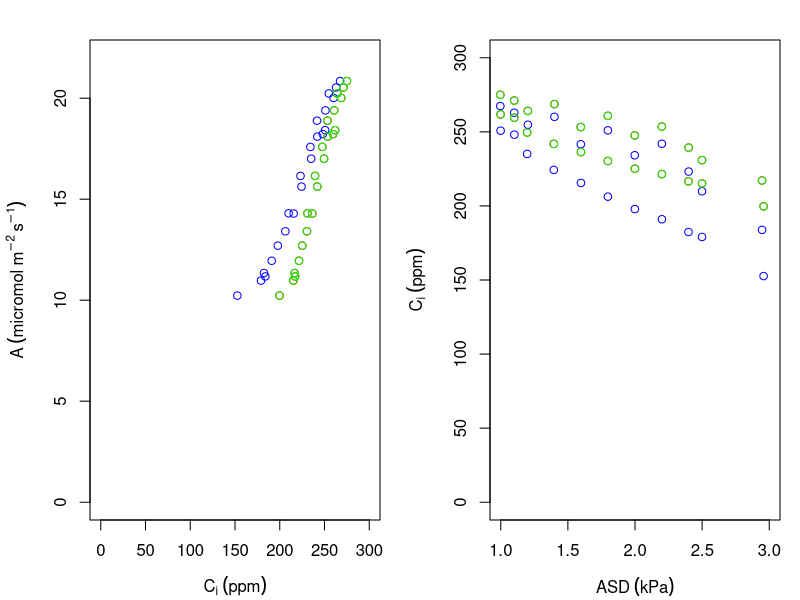

Write the R code that produced this figure.
####################################
### Function to compute the LICOR6800 gasex variables according to the new theory by Marquez et al. 2021
#' Title
#'
#' @param LICOR6800_data Data.frame object corresponding to the excel file raw output from a LICOR6800. Note that the column 'Delta'.Pcham in the excel file is important but is often not correctly imported in R due to the Delta grec symbol. In this data.frame, the column name has to names X.Pcham for the function to work.
#' @param gcw Cuticular conductance in mol m-2 s-1
#' @param Beta Ratio of cuticular conductance to CO2 and cuticular conductance to H20, see 
#' @references Márquez DA, Stuart-Williams H, Farquhar GD. 2021. An improved theory for calculating leaf gas exchange more precisely accounting for small fluxes. Nature Plants.
#' @return Return a list with: 
#' Cs the leaf surface CO2 concentration (ppm)
#' Ci the leaf internal CO2 concentration (ppm)
#' gsw the leaf stomatal conductance to water (mol m-2 s-1)
#' glw the leaf conductance to water (mol m-2 s-1)
#' ws the leaf surface water concentration
#' wi the leaf internal water concentration
#' Es the transpiration through the stomata (mol m-2 s-1)
#' Ec the transpiration through the cuticule (mol m-2 s-1)
#' @export
#'
#' @examples
f.Comput_GasEx_6800<-function(LICOR6800_data,gcw,Beta=0.05){
  if(is.null(LICOR6800_data$X.Pcham)){print('Please, be sure to import the data from the excel output of the LICOR6800 and that the column name Delta.Pcham which uses the grec letter Delta is called X.Pcham in your R data.frame')}
  ## Correspondance between lICOR6800 column names and unit with Marquez et al. 2021 variables
  ET=LICOR6800_data$E
  AT=LICOR6800_data$A
  wa=LICOR6800_data$H2O_s/1000
  gbw=2*LICOR6800_data$gbw # Licor gives the one sided boundary layer, not the total boundary layer, thus the multiplication by 2.
  Ca = LICOR6800_data$CO2_s
  Pa=LICOR6800_data$Pa
  DeltaPa=LICOR6800_data$X.Pcham
  Tleaf=LICOR6800_data$Tleaf

  ## Eq. 9
  ws=(wa+(1-wa/2)*ET/gbw)/(1+ET/(2*gbw))
  
  ## Eq 30 and 40 in LICOR 6800 manual
  ## https://www.licor.com/env/support/LI-6800/topics/additional-calculations.html?Highlight=stomatal%20ratio
  wi=0.61365*exp(17.502*Tleaf/(240.97+Tleaf))/(Pa+DeltaPa)
  
  ## Eq.15
  gtw=1/((wi-ws)/(ET-(ET-gcw*(wi-ws))*((wi+ws)/2))+1/gbw)
  
  ## Eq 66 in LICOR 6800 manual
  ## https://www.licor.com/env/support/LI-6800/topics/additional-calculations.html?Highlight=stomatal%20ratio
  gbc=gbw/1.37
  
  ## Eq. 12
  Cs=(gbc*Ca-AT-ET/2*Ca)/(gbc+ET/2)
  
  ## Eq. 14
  D=wi-ws
  wbars=(wi+ws)/2
  Gi=ET/(1.6*(wi-ws))*(1-wbars)+ET/2
  alpha=(1-wbars)/1.6+D/2-Beta
  
  Ci=Cs-(AT+Cs*ET-Cs*D*gcw)/(Gi-alpha*gcw)
  
  Ec = (gcw)*(wi-ws)
  Es = ET - Ec
  
  gsw = (Es-Es*((wi+ws)/2))/(wi-ws)
  
  return(list(Cs=Cs,Ci=Ci,gsw=gsw,glw=gsw+gcw,ws=ws,wi=wi,Es=Es,Ec=Ec)) 
}

## The function is compared to the result Marquez et al., (2021) obtained on their Figure 4 
data_LICOR6800=read.csv('Figure4.csv') ## data from figure 4, with only the first experiment 

test=f.Comput_GasEx_6800(LICOR6800_data = data_LICOR6800,gcw = 21*10^-3,Beta = 0.05) ## The gcw value was communicated by Farquhar et Marquez through email
test0=f.Comput_GasEx_6800(LICOR6800_data = data_LICOR6800,gcw = 0,Beta = 0.05) ## For comparison with the LICOR6800 data. This simulation should give a very similar result as with the output of the LICOR6800. The result should be identical for the parameter K in the LICOR6800 = 0.5 

par(mfrow=c(1,2),mar=c(4,4.5,2,1))
plot(y=data_LICOR6800$A,x=data_LICOR6800$Ci,xlim=c(0,300),ylim=c(0,22),col='red',ylab=expression(A~(micro*mol~m^-2~s^-1)),xlab=expression(C[i]~(ppm)))
points(y=data_LICOR6800$A,x=test$Ci,col='blue')
points(y=data_LICOR6800$A,x=test0$Ci,col='green')


plot(y=data_LICOR6800$Ci,x=data_LICOR6800$Air.VP.def,xlim=c(1,3),ylim=c(0,300),col='red',ylab=expression(C[i]~(ppm)),xlab = expression(ASD~(kPa)))
points(y=test$Ci,x=data_LICOR6800$Air.VP.def,col='blue')
points(y=test0$Ci,x=data_LICOR6800$Air.VP.def,col='green')

####################################
### Function to compute the LICOR6400 gasex variables according to the new theory by Marquez et al. 2021
#' Title
#'
#' @param LICOR6400_data Data.frame object corresponding to the csv file
#' @param gcw Cuticular conductance in mol m-2 s-1
#' @param Beta Ratio of cuticular conductance to CO2 and cuticular conductance to H20, see 
#' @references Márquez DA, Stuart-Williams H, Farquhar GD. 2021. An improved theory for calculating leaf gas exchange more precisely accounting for small fluxes. Nature Plants.
#' @return Return a list with: 
#' Cs the leaf surface CO2 concentration (ppm)
#' Ci the leaf internal CO2 concentration (ppm)
#' gsw the leaf stomatal conductance to water (mol m-2 s-1)
#' glw the leaf conductance to water (mol m-2 s-1)
#' ws the leaf surface water concentration
#' wi the leaf internal water concentration
#' @export
#'
#' @examples
f.Comput_GasEx_6400<-function(LICOR6400_data,gcw,Beta=0.05){
  ## Correspondance between lICOR6400 column names and unit with Marquez et al. 2021 variables
  ET=LICOR6400_data$Trmmol/1000
  AT=LICOR6400_data$Photo
  wa=LICOR6400_data$H2OS/1000
  gbw=2*LICOR6400_data$BLCond # Licor gives the one sided boundary layer, not the total boundary layer, thus the multiplication by 2.
  Ca = LICOR6400_data$CO2S
  Pa=LICOR6400_data$Press
  DeltaPa=0
  Tleaf=LICOR6400_data$Tleaf
  
  ## Eq. 9
  ws=(wa+(1-wa/2)*ET/gbw)/(1+ET/(2*gbw))
  
  ## Eq 30 and 40 in LICOR 6400 manual
  ## https://www.licor.com/env/support/LI-6400/topics/additional-calculations.html?Highlight=stomatal%20ratio
  wi=0.61365*exp(17.502*Tleaf/(240.97+Tleaf))/(Pa+DeltaPa)
  
  ## Eq.15
  gtw=1/((wi-ws)/(ET-(ET-gcw*(wi-ws))*((wi+ws)/2))+1/gbw)
  
  ## Eq 66 in LICOR 6400 manual
  ## https://www.licor.com/env/support/LI-6400/topics/additional-calculations.html?Highlight=stomatal%20ratio
  gbc=gbw/1.37
  
  ## Eq. 12
  Cs=(gbc*Ca-AT-ET/2*Ca)/(gbc+ET/2)
  
  ## Eq. 14
  D=wi-ws
  wbars=(wi+ws)/2
  Gi=ET/(1.6*(wi-ws))*(1-wbars)+ET/2
  alpha=(1-wbars)/1.6+D/2-Beta
  
  Ci=Cs-(AT+Cs*ET-Cs*D*gcw)/(Gi-alpha*gcw)
  
  Ec = (gcw)*(wi-ws)
  Es = ET - Ec
  
  gsw = (Es-Es*((wi+ws)/2))/(wi-ws)
  
  return(list(Cs=Cs,Ci=Ci,gsw=gsw,glw=gsw+gcw,ws=ws,wi=wi)) 
}

